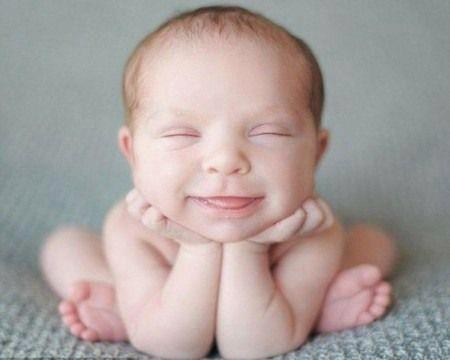
#> input picture data/download.jpeg, 450 x 360 px
$ jupyter execute transition_conv2d_max_pool.ipynb   (shell and % lines are left out)
#> lines starting #> are read from the running program, lines starting #| are printed output that depends on the picture
[cell 1]
# ini biar semua langsung di tampilin di browser

# panggil tukang visualisasi
import matplotlib
import matplotlib.pyplot as plt

# panggil tukang hitung
import numpy as np

# panggil tukang olah gambar
from skimage import io, color, feature

[cell 2]
img = io.imread('data/download.jpeg')
#> img is the input picture: shape (360, 450, 3); mean R, G, B 169.7, 159, 156.1
gray = color.rgb2gray(img)
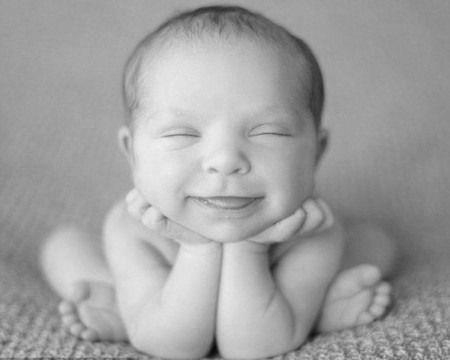
#> gray: shape (360, 450) float64; min 0.0372, max 0.951, mean 0.632
plt.imshow(gray, cmap='gray')

[cell 3]
from scipy import signal

kernel = np.array([
    [-1,-1,-1],
    [0,0,0],
    [1,1,1]
])
conv2d = signal.convolve2d(gray, kernel, boundary='symm', mode='same')
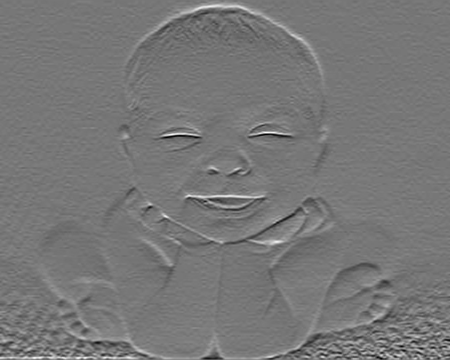
#> conv2d: shape (360, 450) float64; min -0.839, max 0.953, mean 0.00156; drawn with min black and max white
plt.imshow(conv2d, cmap='gray')
